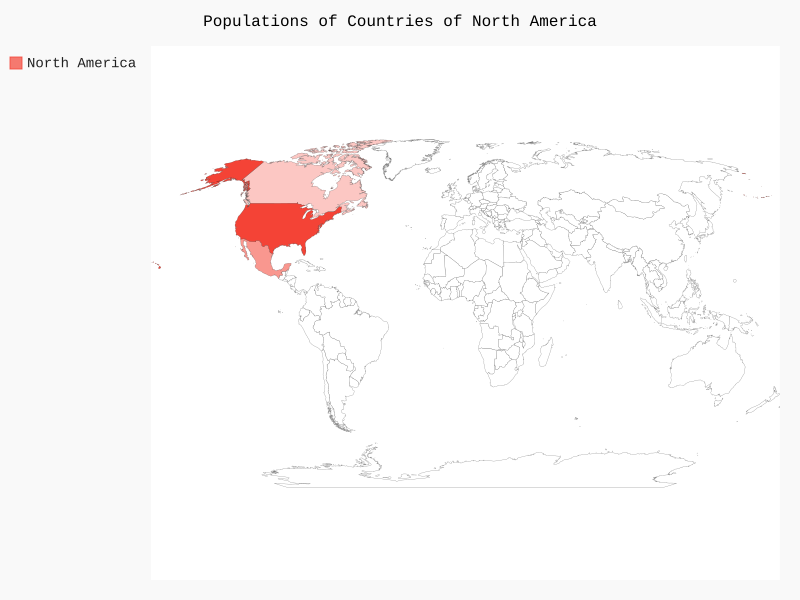

Generate this figure with Python:
import pygal

wm = pygal.maps.world.World()
wm.title = 'Populations of Countries of North America'
wm.add('North America', {'ca' : 3412600, 'us':309349000, 'mx':113423000})

wm.render_to_file('na_populations.svg')
